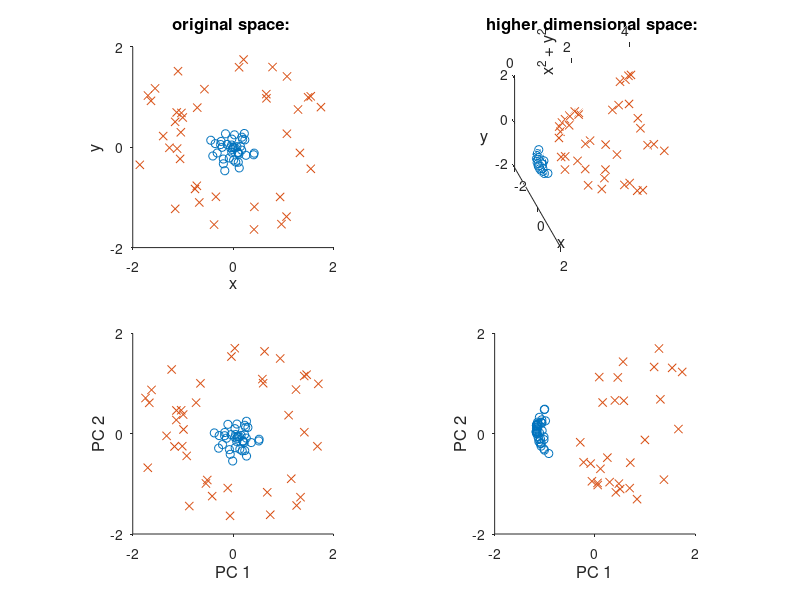

This figure's MATLAB source:
rng(12192018);
N = 40;

saveResults = false;
figDir = 'tex/figs_src';
cRange = [-2.0 2.0];
zRange = [0 4];

rRanges = [0    0.5;
           1.0 2.0];
       
M = size(rRanges,1);
       
rs = zeros(N,M);
for ii = 1:M
    rs(:,ii) = rand(N,1)*(rRanges(ii,2)-rRanges(ii,1)) + rRanges(ii,1);
end

psis = rand(N,M)*2*pi;


xs = cos(psis).*rs;
ys = sin(psis).*rs;
zs = (xs.^2+ys.^2);


figure(1);
fontSize_axis = 10;
fontSize_label = 12;
fontSize_title = 12;
clf

colors = [0    0.4470    0.7410;
          0.8500    0.3250    0.0980];
ms = 6;
mm = {'o','x'};
      


subplot(2,2,1)
hold on
for ii = 1:M
    plot(xs(:,ii),ys(:,ii),mm{ii},'Color',colors(ii,:),'MarkerSize',ms);
end

title('original space: ','FontSize',fontSize_title);
xlabel('x','FontSize',fontSize_label);
ylabel('y','FontSize',fontSize_label);
set(gca,'TickDir','out','box','off','FontSize',fontSize_axis,'XTick',[-2 0 2],'YTick',[-2 0 2]);
axis equal
axis square
xlim(cRange);
ylim(cRange);
hold off

subplot(2,2,3);
hold on

[~, SCORE] = pca([xs(:) ys(:)]);
pca_xs = reshape(SCORE(:,1),[],M);
pca_ys = reshape(SCORE(:,2),[],M);
for ii = 1:M
    plot(pca_xs(:,ii),pca_ys(:,ii),mm{ii},'Color',colors(ii,:),'MarkerSize',ms);
end

xlabel('PC 1','FontSize',fontSize_label);
ylabel('PC 2','FontSize',fontSize_label);

set(gca,'TickDir','out','box','off','FontSize',fontSize_axis,'XTick',[-2 0 2],'YTick',[-2 0 2]);
axis equal
axis square
xlim(cRange);
ylim(cRange);
hold off


subplot(2,2,2)
hold on

for ii = 1:M
    plot3(xs(:,ii),ys(:,ii),zs(:,ii),mm{ii},'Color',colors(ii,:),'MarkerSize',ms);
%     plot(xs(:,ii),zs(:,ii),mm{ii},'Color',colors(ii,:),'MarkerSize',ms);
end

title('higher dimensional space: ','FontSize',fontSize_title);
xlabel('x','FontSize',fontSize_label);
ylabel('y','FontSize',fontSize_label);
zlabel('x^2 + y^2','FontSize',fontSize_label);
set(gca,'TickDir','out','box','off','FontSize',fontSize_axis,'XTick',[-2 0 2],'YTick',[-2 0 2],'ZTick',[0 2 4]);
set(gca,'CameraPosition',[-22.9958  -24.1920   11.2705],'CameraTarget',[0 0 2]);
axis equal
axis square
xlim(cRange);
ylim(cRange);
zlim(zRange);
hold off


subplot(2,2,4);
hold on

[~, SCORE] = pca([xs(:) ys(:) zs(:)]);
kpca_xs = reshape(SCORE(:,1),[],M);
kpca_ys = reshape(SCORE(:,2),[],M);
for ii = 1:M
    plot(kpca_xs(:,ii),kpca_ys(:,ii),mm{ii},'Color',colors(ii,:),'MarkerSize',ms);
end

xlabel('PC 1','FontSize',fontSize_label);
ylabel('PC 2','FontSize',fontSize_label);

set(gca,'TickDir','out','box','off','FontSize',fontSize_axis,'XTick',[-2 0 2],'YTick',[-2 0 2]);
axis equal
axis square
xlim(cRange);
ylim(cRange);
hold off


if(saveResults)
    saveas(gcf,sprintf('%s/kernelDemo_raw.eps',figDir),'epsc');
end